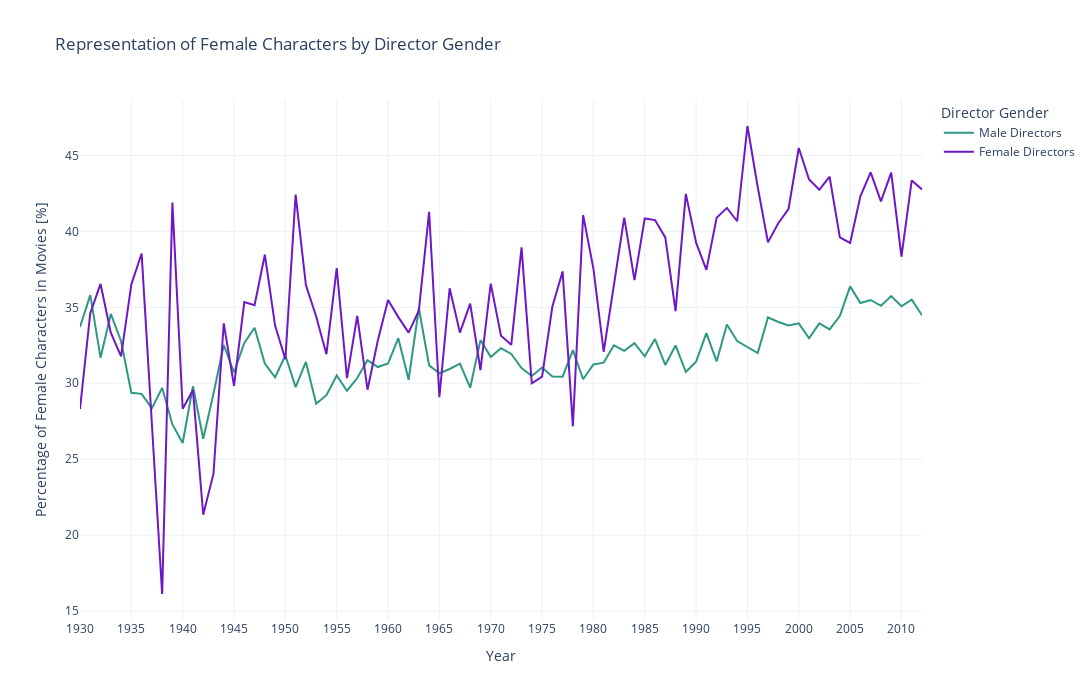

The notebook cell saved with this chart:
### Markdown cell above
### 3) Female Characters in movies

### Code cell
# plot female representation in movies by director
fem_representation_by_dir(movies_complete_df)
